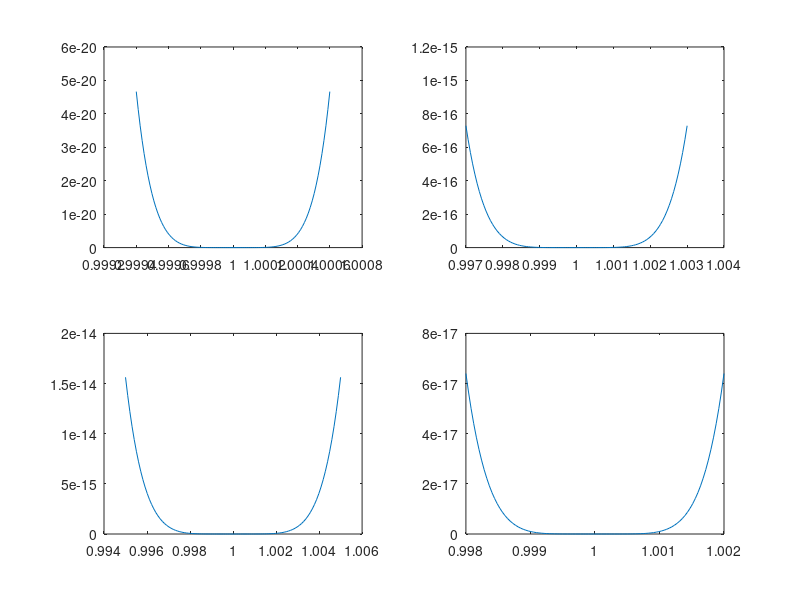

This chart was generated by the following MATLAB code:
s = [0.0006 0.003 0.005 0.002] 

x = zeros(length(s),100);
y = zeros(length(s),100);

for i = 1:length(s)
    subplot(2,2,i);
    x(i,:) = linspace(1-s(i),1+s(i));
    y(i,:) = (x(i,:)-1).^6;
    plot(x(i,:),y(i,:));
end